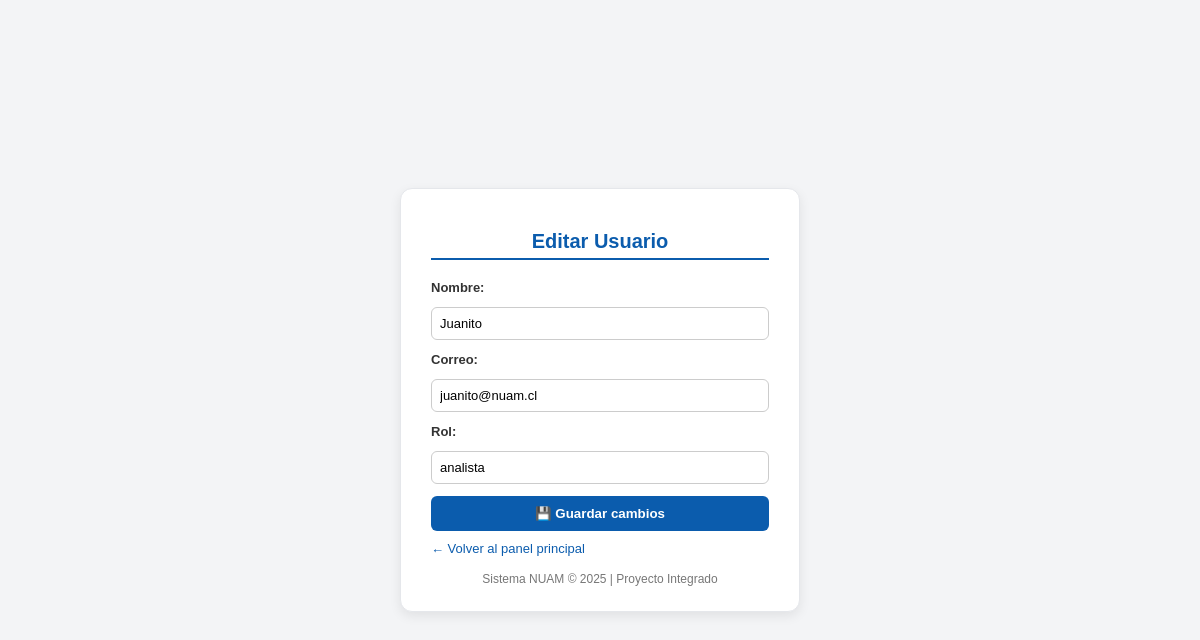
Page /editar_usuario/2/ (signed in) on the earlier database version.
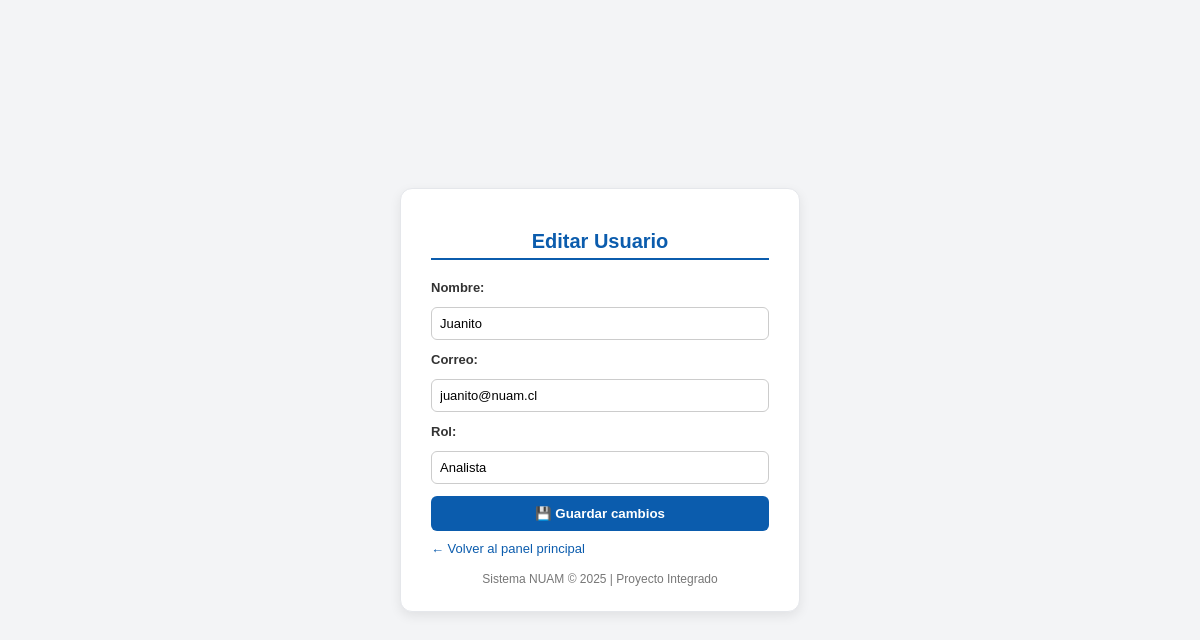
Same page on the later database version.
### miApp/models.py (models this page shows, shortened)
class Usuario(models.Model):
    nombre = models.CharField(max_length=100)
    correo = models.EmailField(unique=True)
    rol = models.CharField(max_length=20, default='analista')

### miApp/views.py (the view, shortened to what this page needs)
# urls.py: path('editar_usuario/<int:id>/', views.editar_usuario, name='editar_usuario'),
@login_required
def editar_usuario(request, id):
    usuario = get_object_or_404(Usuario, id=id)
    return render(request, 'editar_usuario.html', {'usuario': usuario})

### miApp/templates/editar_usuario.html (shortened to what this page needs)
<!DOCTYPE html>
<html lang="es">
  <head>
  </head>
  <body>
    <div class="contenedor">
      <h2>Editar Usuario</h2>
      <form method="POST">
        <label for="nombre">Nombre:</label>
        <input
          id="nombre"
          type="text"
          name="nombre"
          value="{{ usuario.nombre }}"
          required
        />
        <label for="correo">Correo:</label>
        <input
          id="correo"
          type="email"
          name="correo"
          value="{{ usuario.correo }}"
          required
        />
        <label for="rol">Rol:</label>
        <input
          id="rol"
          type="text"
          name="rol"
          value="{{ usuario.rol }}"
          placeholder="Ej: analista / administrador"
          required
        />
        <button type="submit">💾 Guardar cambios</button>
      </form>
      <a href="{% url 'main' %}">← Volver al panel principal</a>
      <footer>Sistema NUAM © 2025 | Proyecto Integrado</footer>
    </div>
  </body>
</html>

Differences in the rows shown:
changed Usuario "Juanito": rol "analista" → "Analista"
